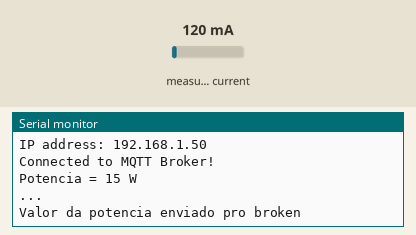
This sketch was run on a simulated ESP8266 (NodeMCU). On the bench: the last lines printed to the serial monitor. The inputs (shaded band) are chosen by the test bench; at power-on: measured current 120 mA. WiFi joins after 1.5 s; servers stay silent unless stated; no MQTT or app messages arrive unless stated.

Above: at 2.7 s.
2.8 s: measured current set to 40 mA
At 3.8 s:
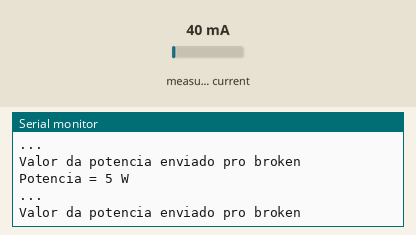
4.4 s: measured current set to 500 mA
At 6.2 s:
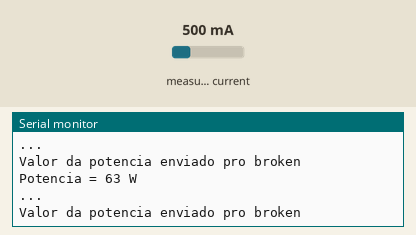
Timing chart, 0 to 7.7 s (numbered marks = the images above; inputs shaded):
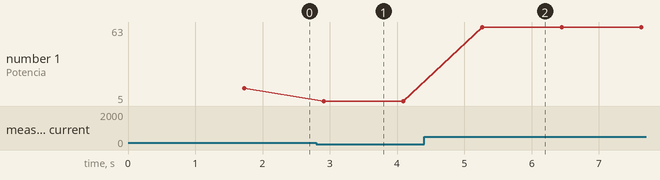

Measured:
- after the input at 2.8 s, the serial monitor: prints a new line after 0.11 s (image 1)
- after the input at 4.4 s, the serial monitor: prints a new line after 0.87 s (image 2)
- plotted number 1: 15 → 5 after the input at 2.8 s, 5 → 63 after the input at 4.4 s

The sketch:

publish_energy.ino
```cpp
/*
 * http://www.instructables.com/id/How-to-Use-MQTT-With-the-Raspberry-Pi-and-ESP8266/#CNLP6YQJFUAGAUB
 */
#include <ESP8266WiFi.h> // Habilita que o ESP8266 se conecte ao WiFi
#include <PubSubClient.h> // Biblioteca que habilita a publicação da mensagem no Broker
#include "EmonLib.h"

EnergyMonitor SCT013;
int pinSCT = A0;  //Pino analógico conectado ao SCT-013
int tensao = 127;

// WiFi
const char* ssid = "Oi_Velox_WiFi_0C60";//O SSID da sua rede
const char* wifi_password = "pedronat"; //sua senha

// MQTT
const char* mqtt_server = "192.168.0.11"; //Endereço de IP do Broker
const char* mqtt_topic = "energia";
const char* mqtt_username = "pi";
const char* mqtt_password = "raspberry";
const char* clientID = "04061995";

long randNumber;

// Inicializa o WiFi e o publisher
WiFiClient wifiClient;
PubSubClient client(mqtt_server, 3001, wifiClient); // 3001 é a porta que será liberada para a comunicação

void setup() {
  Serial.begin(115200);

  Serial.print("Connecting to ");
  Serial.println(ssid);

  // Calibra a leitura da corrente
  SCT013.current(pinSCT, 6.0606);

  // Conecta no WiFi
  WiFi.begin(ssid, wifi_password);

  // Wait until the connection has been confirmed before continuing
  while (WiFi.status() != WL_CONNECTED) {
    delay(500);
    Serial.print(".");
  }

  Serial.println("WiFi connected");
  Serial.print("IP address: ");
  Serial.println(WiFi.localIP());

  // Connect to MQTT Broker
  // client.connect retorna um boleano indicando o resultado da conexão.
  // Se a conexão falhou, certifique-se que o SSID e o Password estao corretos
  if (client.connect(clientID, mqtt_username, mqtt_password)) {
    Serial.println("Connected to MQTT Broker!");
  }
  else {
    Serial.println("Connection to MQTT Broker failed...");
  }
}

void loop() {
    int potencia;
    double Irms = SCT013.calcIrms(1480);   // Calcula o valor da Corrente
    potencia = Irms * tensao;          // Calcula o valor da Potencia Instantanea

    Serial.print("Potencia = ");
    Serial.print(potencia);
    Serial.println(" W");

    Serial.println("...");

    String SerialData="";
    SerialData = String(potencia);
    const char* pot = SerialData.c_str();

    // PUBLISH to the MQTT Broker (topic = mqtt_topic, defined at the beginning)
    // Here, "Button pressed!" is the Payload, but this could be changed to a sensor reading, for example.
    if (client.publish(mqtt_topic, pot)) {
      Serial.println("Valor da potencia enviado pro broken");
    }
    // Again, client.publish will return a boolean value depending on whether it succeded or not.
    // If the message failed to send, we will try again, as the connection may have broken.
    else {
      Serial.println("Message failed to send. Reconnecting to MQTT Broker and trying again");
      client.connect(clientID, mqtt_username, mqtt_password);
      delay(10); // This delay ensures that client.publish doesn't clash with the client.connect call
      client.publish(mqtt_topic, pot);
    }
    delay(1000);
}
```
